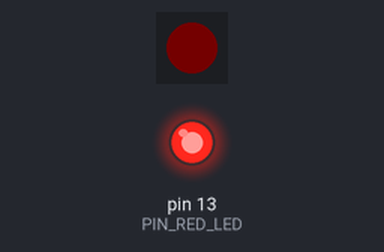
This sketch was run on a simulated Arduino Uno, built with avr-gcc and run on an emulated ATmega328P. Parts: 1 RGB LEDs in strip order, left to right, output pins drawn as LEDs (lit = HIGH). Dim RGB values are drawn brighter than linear.

Above: at 0.15 s.
At 11.87 s:
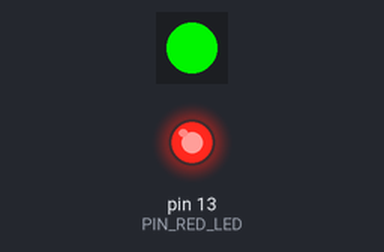
At 23.8 s:
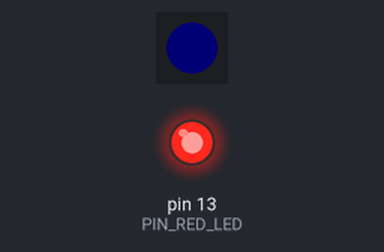
At 39.56 s:
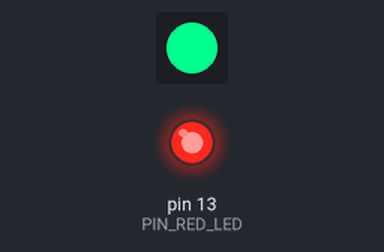
Timing chart, 0 to 40.0 s (numbered marks = the images above):
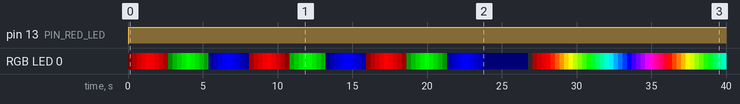

The sketch:

DOTSTAR_RGB_Test.ino
```cpp
#include <Adafruit_DotStar.h>
const int PIN_RED_LED = 13;
const int PIN_DOTSTAR_DATA = 7;
const int PIN_DOTSTAR_CLOCK = 8;
const int PIXEL_COUNT = 1;
Adafruit_DotStar strip(PIXEL_COUNT, PIN_DOTSTAR_DATA, PIN_DOTSTAR_CLOCK, DOTSTAR_BGR);
int r = 0;
int g = 0;
int b = 0;
int lightState = 0;
int tempState = 0;
void setup()
{
  pinMode(PIN_RED_LED, OUTPUT);
  digitalWrite(PIN_RED_LED, HIGH);
  strip.begin();
  strip.setPixelColor(0, r, g, b);
  strip.show();
  digitalWrite(PIN_RED_LED, LOW);
}
void loop()
{
  digitalWrite(PIN_RED_LED, HIGH);
  /*
  Status 0, 1, and 2 will be:
    Red Up, Red Down, Green Up, Green Down, Blue Up, Blue Down, Increment Status
  Status 3 gets ready for the next pattern:
    Red Up, Increment Status
  Status 4, 5, and 6 will be:
    Green Up, Red Down, Blue Up, Green Down, Red Up, Blue Down, Increment Status
  Status 7 gets ready to repeat at 0:
    Red Down, Status = 0
  */
  int oldLightState = lightState;
  if(lightState>=0&&lightState<=2)
  {
    if(tempState==0)
      r++;
    else if(tempState==1)
      r--;
    else if(tempState==2)
      g++;
    else if(tempState==3)
      g--;
    else if(tempState==4)
      b++;
    else if(tempState==5)
      b--;
    else
      lightState=100;
    if((r==0||r==255)&&(g==0||g==255)&&(b==0||b==255))
      tempState++;
    if(tempState==6&&r==0&&g==0&&b==0)
    {
      lightState++;
      tempState=0;
    }
  }
  else if(lightState==3)
  {
    r++;
    if(r==255)
      lightState++;
  }
  else if(lightState>=4&&lightState<=6)
  {
    if(tempState==0)
      g++;
    else if(tempState==1)
      r--;
    else if(tempState==2)
      b++;
    else if(tempState==3)
      g--;
    else if(tempState==4)
      r++;
    else if(tempState==5)
      b--;
    else
      lightState=100;
    if((r==0||r==255)&&(g==0||g==255)&&(b==0||b==255))
      tempState++;
    if(tempState==6&&r==255&&g==0&&b==0)
    {
      lightState++;
      tempState=0;
    }
  }
  else if(lightState==7)
  {
    r--;
    if(r==0)
      lightState=0;
  }
  else
  {
    r=0;
    g=0;
    b=0;
    lightState=0;
  }
  if(lightState!=oldLightState)
  {
    if(lightState==0||lightState==3||lightState==7)
      delay(3000);
  }
  strip.setPixelColor(0, r, g, b);
  strip.show();
  delay(5);
  digitalWrite(PIN_RED_LED, LOW);
}
```

Measured:
- by itself, pin 13 (PIN_RED_LED): LOW → HIGH at 0.05 s
- by itself, RGB LED 0: off → RGB(1, 0, 0) at 0.00 s, → RGB(58, 0, 0) 0.30 s later, → RGB(116, 0, 0) 0.30 s later, → RGB(174, 0, 0) 0.30 s later, … (125 changes in this stretch)
